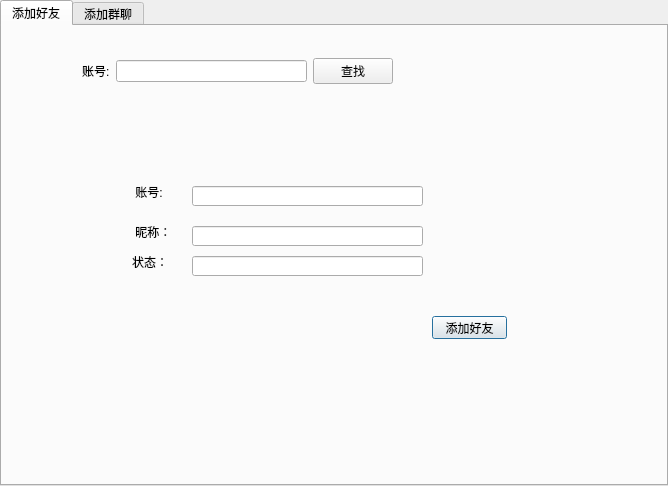
<?xml version="1.0" encoding="UTF-8"?>
<ui version="4.0">
 <class>AddFriendDialog</class>
 <widget class="QDialog" name="AddFriendDialog">
  <property name="geometry">
   <rect>
    <x>0</x>
    <y>0</y>
    <width>668</width>
    <height>486</height>
   </rect>
  </property>
  <property name="windowTitle">
   <string>Dialog</string>
  </property>
  <layout class="QGridLayout" name="gridLayout">
   <property name="leftMargin">
    <number>0</number>
   </property>
   <property name="topMargin">
    <number>0</number>
   </property>
   <property name="rightMargin">
    <number>0</number>
   </property>
   <property name="bottomMargin">
    <number>0</number>
   </property>
   <property name="spacing">
    <number>0</number>
   </property>
   <item row="0" column="0">
    <widget class="QTabWidget" name="tabWidget">
     <property name="currentIndex">
      <number>0</number>
     </property>
     <widget class="QWidget" name="tab">
      <attribute name="title">
       <string>添加好友</string>
      </attribute>
      <widget class="QWidget" name="widget_friendInfo" native="true">
       <property name="geometry">
        <rect>
         <x>50</x>
         <y>110</y>
         <width>481</width>
         <height>221</height>
        </rect>
       </property>
       <widget class="QLabel" name="label_2">
        <property name="geometry">
         <rect>
          <x>80</x>
          <y>50</y>
          <width>54</width>
          <height>12</height>
         </rect>
        </property>
        <property name="text">
         <string> 账号:</string>
        </property>
       </widget>
       <widget class="QLineEdit" name="lineEdit_friend_account">
        <property name="geometry">
         <rect>
          <x>140</x>
          <y>50</y>
          <width>231</width>
          <height>20</height>
         </rect>
        </property>
       </widget>
       <widget class="QLabel" name="label_3">
        <property name="geometry">
         <rect>
          <x>80</x>
          <y>90</y>
          <width>54</width>
          <height>12</height>
         </rect>
        </property>
        <property name="text">
         <string> 昵称：</string>
        </property>
       </widget>
       <widget class="QLineEdit" name="lineEdit_friendName">
        <property name="geometry">
         <rect>
          <x>140</x>
          <y>90</y>
          <width>231</width>
          <height>20</height>
         </rect>
        </property>
       </widget>
       <widget class="QPushButton" name="pushButton_addFriend">
        <property name="geometry">
         <rect>
          <x>380</x>
          <y>180</y>
          <width>75</width>
          <height>23</height>
         </rect>
        </property>
        <property name="text">
         <string>添加好友</string>
        </property>
       </widget>
       <widget class="QLineEdit" name="lineEdit_friendState">
        <property name="geometry">
         <rect>
          <x>140</x>
          <y>120</y>
          <width>231</width>
          <height>20</height>
         </rect>
        </property>
       </widget>
       <widget class="QLabel" name="label_5">
        <property name="geometry">
         <rect>
          <x>80</x>
          <y>120</y>
          <width>54</width>
          <height>12</height>
         </rect>
        </property>
        <property name="text">
         <string>状态：</string>
        </property>
       </widget>
      </widget>
      <widget class="QWidget" name="layoutWidget">
       <property name="geometry">
        <rect>
         <x>80</x>
         <y>30</y>
         <width>311</width>
         <height>31</height>
        </rect>
       </property>
       <layout class="QGridLayout" name="gridLayout_2">
        <item row="0" column="0">
         <widget class="QLabel" name="label">
          <property name="text">
           <string>账号:</string>
          </property>
         </widget>
        </item>
        <item row="0" column="1">
         <widget class="QLineEdit" name="lineEdit_account"/>
        </item>
        <item row="0" column="2">
         <widget class="QPushButton" name="pushButton_find">
          <property name="text">
           <string>查找</string>
          </property>
         </widget>
        </item>
       </layout>
      </widget>
     </widget>
     <widget class="QWidget" name="tab_2">
      <attribute name="title">
       <string>添加群聊</string>
      </attribute>
     </widget>
    </widget>
   </item>
  </layout>
 </widget>
 <resources/>
 <connections/>
</ui>
